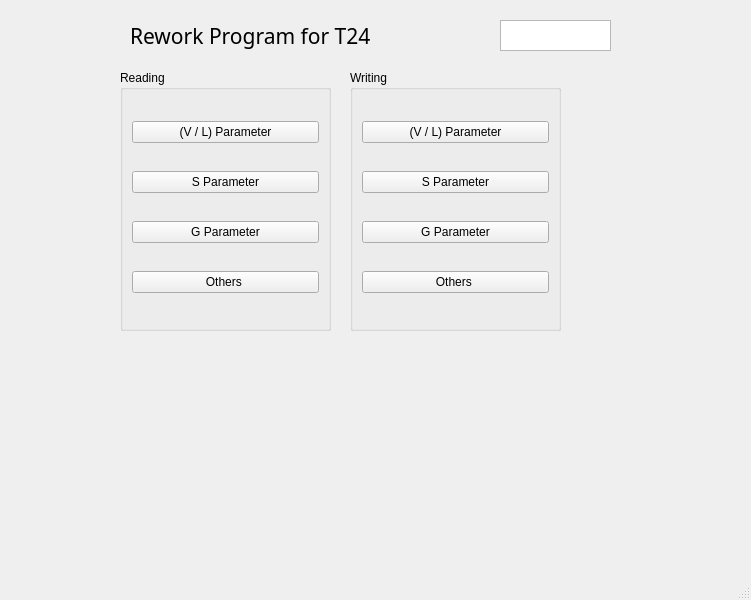
<?xml version="1.0" encoding="UTF-8"?>
<ui version="4.0">
 <class>MainWindow</class>
 <widget class="QMainWindow" name="MainWindow">
  <property name="geometry">
   <rect>
    <x>0</x>
    <y>0</y>
    <width>751</width>
    <height>600</height>
   </rect>
  </property>
  <property name="windowTitle">
   <string>MainWindow</string>
  </property>
  <widget class="QWidget" name="centralwidget">
   <widget class="QGroupBox" name="groupBox">
    <property name="geometry">
     <rect>
      <x>120</x>
      <y>70</y>
      <width>211</width>
      <height>261</height>
     </rect>
    </property>
    <property name="title">
     <string>Reading </string>
    </property>
    <layout class="QVBoxLayout" name="verticalLayout">
     <item>
      <widget class="QPushButton" name="read_1_button">
       <property name="text">
        <string>(V / L) Parameter</string>
       </property>
      </widget>
     </item>
     <item>
      <widget class="QPushButton" name="read_2_button">
       <property name="text">
        <string>S Parameter</string>
       </property>
      </widget>
     </item>
     <item>
      <widget class="QPushButton" name="read_3_button">
       <property name="text">
        <string>G Parameter</string>
       </property>
      </widget>
     </item>
     <item>
      <widget class="QPushButton" name="read_4_button">
       <property name="text">
        <string>Others </string>
       </property>
      </widget>
     </item>
    </layout>
   </widget>
   <widget class="QGroupBox" name="groupBox_2">
    <property name="geometry">
     <rect>
      <x>350</x>
      <y>70</y>
      <width>211</width>
      <height>261</height>
     </rect>
    </property>
    <property name="title">
     <string>Writing</string>
    </property>
    <layout class="QVBoxLayout" name="verticalLayout_2">
     <item>
      <widget class="QPushButton" name="write_1_button">
       <property name="text">
        <string>(V / L) Parameter</string>
       </property>
      </widget>
     </item>
     <item>
      <widget class="QPushButton" name="write_2_button">
       <property name="text">
        <string>S Parameter</string>
       </property>
      </widget>
     </item>
     <item>
      <widget class="QPushButton" name="write_3_button">
       <property name="text">
        <string>G Parameter</string>
       </property>
      </widget>
     </item>
     <item>
      <widget class="QPushButton" name="write_4_button">
       <property name="text">
        <string>Others </string>
       </property>
      </widget>
     </item>
    </layout>
   </widget>
   <widget class="QLabel" name="label">
    <property name="geometry">
     <rect>
      <x>130</x>
      <y>20</y>
      <width>371</width>
      <height>31</height>
     </rect>
    </property>
    <property name="font">
     <font>
      <family>궁서</family>
      <pointsize>16</pointsize>
      <weight>50</weight>
      <bold>false</bold>
     </font>
    </property>
    <property name="text">
     <string>Rework Program for T24</string>
    </property>
   </widget>
   <widget class="QTextEdit" name="PID">
    <property name="geometry">
     <rect>
      <x>500</x>
      <y>20</y>
      <width>111</width>
      <height>31</height>
     </rect>
    </property>
    <property name="font">
     <font>
      <family>Arial</family>
      <pointsize>9</pointsize>
      <weight>75</weight>
      <bold>true</bold>
     </font>
    </property>
   </widget>
  </widget>
  <widget class="QStatusBar" name="statusbar"/>
 </widget>
 <resources/>
 <connections/>
</ui>
